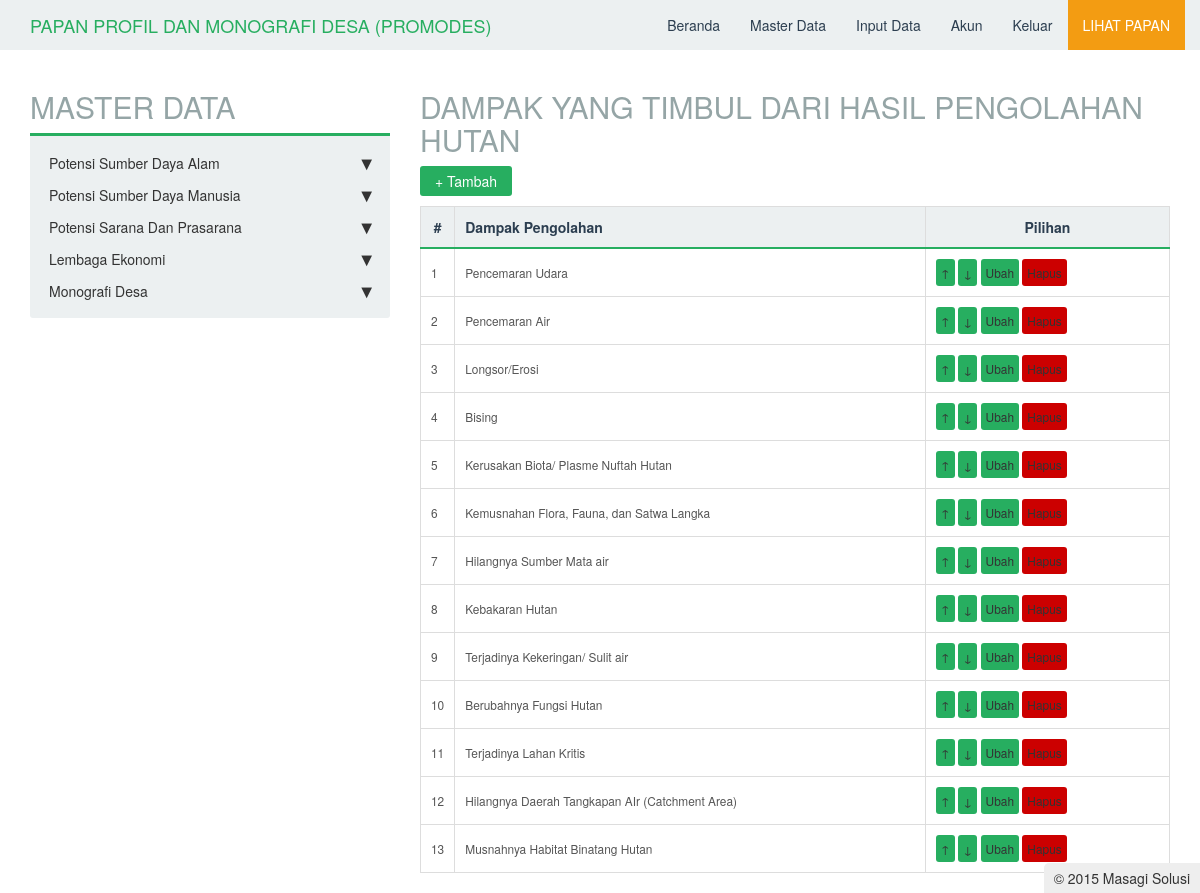
/master/potensi_sda/pertanian_perkebunan_kehutanan/dampak_pengolahan/master.php (signed in), run on the app's committed database.
### tables this page shows
CREATE TABLE IF NOT EXISTS `tbdampak_pengolahan` (
  `id` int(11) NOT NULL AUTO_INCREMENT,
  `nama` varchar(225) NOT NULL,
  `posisi` int(11) NOT NULL,
  PRIMARY KEY (`id`)
);

### master/potensi_sda/pertanian_perkebunan_kehutanan/dampak_pengolahan/master.php (the view, shortened to what this page needs)
<?php
include_once "../../../../functions/urut.php";
include_once "../../../../master/header.php";
echo "<h2>DAMPAK YANG TIMBUL DARI HASIL PENGOLAHAN HUTAN</h2>";
$mod = $_GET['mod'];
if($mod == "tambah"){
    if(isset($_POST['simpan'])){
        $nama = $_POST['nama'];
        $s = mysql_query("select max(posisi) as urut from tbdampak_pengolahan");
        $d = mysql_fetch_array($s);
        $posisi  = $d['urut']+1;
        for($i = 0;$i < sizeof($nama);$i++){
           if($nama[$i] != ""){
               $q = mysql_query("insert into tbdampak_pengolahan(nama,posisi) values('".mysql_real_escape_string($nama[$i])."','".($posisi+$i)."')");
           }
        }
        if($q){
            echo "<script>window.location='master.php';</script>";
        }
    }
    echo "<link rel='stylesheet' type='text/css' href='../../../../lib/css/table2.css'/>";
?>
<script type="text/javascript" src="../../../../lib/js/jquery-1.9.1.min.js"></script>
<script type="text/javascript">
$(document).ready(function(){
    var count = 0;
    $nama = $("#nama");
    $add = $("#add");
    $add.click(function(e){
        var countNext = count+1;
        $("#input"+count).append("<div>&nbsp;&nbsp;<input type='text' name='nama[]' id='nama"+count+"'/><div id='input"+countNext+"'></div></div>");
        $("#nama"+count).focus();
        count++;
    });
});
</script>
<form method="post">
    <table>
        <tr>
            <td>Dampak Pengolahan</td>
            <td id='nama'><div id='input0'> : <input type='text' name='nama[]' id='nama' required/><a class='btn' href='#' id='add'>+</a></div></td>
        </tr>
        <tr>
            <td></td>
            <td><input type='submit' name='simpan' value='Tambah'></td>
        </tr>
    </table>
</form>
<?php
}
else if($mod == "hapus"){
    $id = abs((int)$_GET['id']);
    $q = mysql_query("delete from tbdampak_pengolahan where id='$id'");
    if($q){
        echo "<script>window.location='master.php';</script>";
    }
}
else
{
    echo "<link rel='stylesheet' type='text/css' href='../../../../lib/css/table.css'/>";
    echo "<input type='reset' onclick=\"window.location='?mod=tambah';\" value='+ Tambah'/>";
    echo "<table>
            <tr>
                <th>#</th>
                <th align=left>Dampak Pengolahan</th>
                <th>Pilihan</th>
            </tr>";
    $n1 = 1;
    $s1= mysql_query("select * from tbdampak_pengolahan order by posisi asc");
    while($d1 = mysql_fetch_array($s1)){
        echo "<tr>
                <td>$n1</td>
                <td>$d1[nama]</td>
                <td><a class='edit' href='?mod=urut&id=$d1[id]&tipe=1&posisi=up'>&#8593;</a> <a class='edit' href='?mod=urut&id=$d1[id]&tipe=1&posisi=down'>&#8595;</a> <a class='edit' href='?mod=ubah&id=$d1[id]'>Ubah</a> <a class='del' href='#' onclick='confirmDelete(\"?mod=hapus&id=$d1[id]\");'>Hapus</a></td>
            </tr>";
        $n1++;
    }
    echo "</table>";
}
include_once "../../../../master/footer.php";
?>

### data on the page
tbdampak_pengolahan: nama "Pencemaran Udara"
tbdampak_pengolahan: nama "Pencemaran Air"
tbdampak_pengolahan: nama "Longsor/Erosi"
tbdampak_pengolahan: nama "Bising"
tbdampak_pengolahan: nama "Kerusakan Biota/ Plasme Nuftah Hutan"
tbdampak_pengolahan: nama "Kemusnahan Flora, Fauna, dan Satwa Langka"
tbdampak_pengolahan: nama "Hilangnya Sumber Mata air"
tbdampak_pengolahan: nama "Kebakaran Hutan"
tbdampak_pengolahan: nama "Terjadinya Kekeringan/ Sulit air"
tbdampak_pengolahan: nama "Berubahnya Fungsi Hutan"
tbdampak_pengolahan: nama "Terjadinya Lahan Kritis"
tbdampak_pengolahan: nama "Hilangnya Daerah Tangkapan AIr (Catchment Area)"
tbdampak_pengolahan: nama "Musnahnya Habitat Binatang Hutan"
